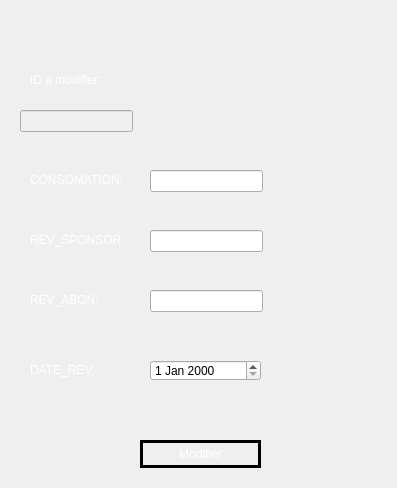
<?xml version="1.0" encoding="UTF-8"?>
<ui version="4.0">
 <class>modifier_rev</class>
 <widget class="QDialog" name="modifier_rev">
  <property name="geometry">
   <rect>
    <x>0</x>
    <y>0</y>
    <width>397</width>
    <height>488</height>
   </rect>
  </property>
  <property name="windowTitle">
   <string>Dialog</string>
  </property>
  <property name="styleSheet">
   <string notr="true">background-image: url(:/images/newtab.png);</string>
  </property>
  <widget class="QPushButton" name="pushButton">
   <property name="geometry">
    <rect>
     <x>140</x>
     <y>440</y>
     <width>121</width>
     <height>28</height>
    </rect>
   </property>
   <property name="cursor">
    <cursorShape>PointingHandCursor</cursorShape>
   </property>
   <property name="styleSheet">
    <string notr="true"> QPushButton {
color: #ffffff;
border: 3px solid #000000;
font: 10pt &quot;Segoe UI Black&quot;;
border-radius: 26px;
padding: 5px;
background: qradialgradient(cx: 0.3, cy: -0.4,
fx: 0.3, fy: -0.4,
radius: 1.65, stop: 0 #1E73E8, stop: 1 #1E73E8);
min-width: 80px;
}

QPushButton:hover {
background: qradialgradient(cx: 0.3, cy: -0.4,
fx: 0.3, fy: -0.4,
radius: 1.65, stop: 0 #5E9DF5, stop: 1 #5E9DF5);
}

 QPushButton:pressed {
background: qradialgradient(cx: 0.4, cy: -0.1,
fx: 0.4, fy: -0.1,
radius: 1.65, stop: 0 #0936F5, stop: 1 #0936F5);
}</string>
   </property>
   <property name="text">
    <string>Modifier</string>
   </property>
  </widget>
  <widget class="QLabel" name="label">
   <property name="geometry">
    <rect>
     <x>250</x>
     <y>10</y>
     <width>131</width>
     <height>61</height>
    </rect>
   </property>
   <property name="styleSheet">
    <string notr="true">border-image: url(:/images/logo.png);</string>
   </property>
   <property name="text">
    <string/>
   </property>
  </widget>
  <widget class="QLineEdit" name="ID_REV3">
   <property name="enabled">
    <bool>false</bool>
   </property>
   <property name="geometry">
    <rect>
     <x>20</x>
     <y>110</y>
     <width>113</width>
     <height>22</height>
    </rect>
   </property>
   <property name="styleSheet">
    <string notr="true">border-image: url(:/images/WHITE.png);</string>
   </property>
  </widget>
  <widget class="QLabel" name="label_2">
   <property name="enabled">
    <bool>true</bool>
   </property>
   <property name="geometry">
    <rect>
     <x>30</x>
     <y>70</y>
     <width>81</width>
     <height>20</height>
    </rect>
   </property>
   <property name="styleSheet">
    <string notr="true">color: rgb(255, 255, 255);</string>
   </property>
   <property name="text">
    <string>ID a modifier:</string>
   </property>
  </widget>
  <widget class="QLineEdit" name="CONSOMATION2">
   <property name="geometry">
    <rect>
     <x>150</x>
     <y>170</y>
     <width>113</width>
     <height>22</height>
    </rect>
   </property>
   <property name="styleSheet">
    <string notr="true">
border-image: url(:/images/WHITE.png);</string>
   </property>
  </widget>
  <widget class="QLineEdit" name="REV_SPONSOR2">
   <property name="geometry">
    <rect>
     <x>150</x>
     <y>230</y>
     <width>113</width>
     <height>22</height>
    </rect>
   </property>
   <property name="styleSheet">
    <string notr="true">
border-image: url(:/images/WHITE.png);</string>
   </property>
  </widget>
  <widget class="QLineEdit" name="REV_ABON2">
   <property name="geometry">
    <rect>
     <x>150</x>
     <y>290</y>
     <width>113</width>
     <height>22</height>
    </rect>
   </property>
   <property name="styleSheet">
    <string notr="true">border-image: url(:/images/WHITE.png);</string>
   </property>
  </widget>
  <widget class="QDateEdit" name="DATE_REV2">
   <property name="geometry">
    <rect>
     <x>150</x>
     <y>360</y>
     <width>111</width>
     <height>21</height>
    </rect>
   </property>
   <property name="styleSheet">
    <string notr="true">border-image: url(:/images/WHITE.png);</string>
   </property>
  </widget>
  <widget class="QLabel" name="label_3">
   <property name="enabled">
    <bool>true</bool>
   </property>
   <property name="geometry">
    <rect>
     <x>30</x>
     <y>170</y>
     <width>101</width>
     <height>20</height>
    </rect>
   </property>
   <property name="styleSheet">
    <string notr="true">color: rgb(255, 255, 255);</string>
   </property>
   <property name="text">
    <string>CONSOMATION:</string>
   </property>
  </widget>
  <widget class="QLabel" name="label_4">
   <property name="enabled">
    <bool>true</bool>
   </property>
   <property name="geometry">
    <rect>
     <x>30</x>
     <y>360</y>
     <width>81</width>
     <height>20</height>
    </rect>
   </property>
   <property name="styleSheet">
    <string notr="true">color: rgb(255, 255, 255);</string>
   </property>
   <property name="text">
    <string>DATE_REV:</string>
   </property>
  </widget>
  <widget class="QLabel" name="label_5">
   <property name="enabled">
    <bool>true</bool>
   </property>
   <property name="geometry">
    <rect>
     <x>30</x>
     <y>230</y>
     <width>101</width>
     <height>20</height>
    </rect>
   </property>
   <property name="styleSheet">
    <string notr="true">color: rgb(255, 255, 255);</string>
   </property>
   <property name="text">
    <string>REV_SPONSOR:</string>
   </property>
  </widget>
  <widget class="QLabel" name="label_6">
   <property name="enabled">
    <bool>true</bool>
   </property>
   <property name="geometry">
    <rect>
     <x>30</x>
     <y>290</y>
     <width>81</width>
     <height>20</height>
    </rect>
   </property>
   <property name="styleSheet">
    <string notr="true">color: rgb(255, 255, 255);</string>
   </property>
   <property name="text">
    <string>REV_ABON:</string>
   </property>
  </widget>
 </widget>
 <resources/>
 <connections/>
</ui>
